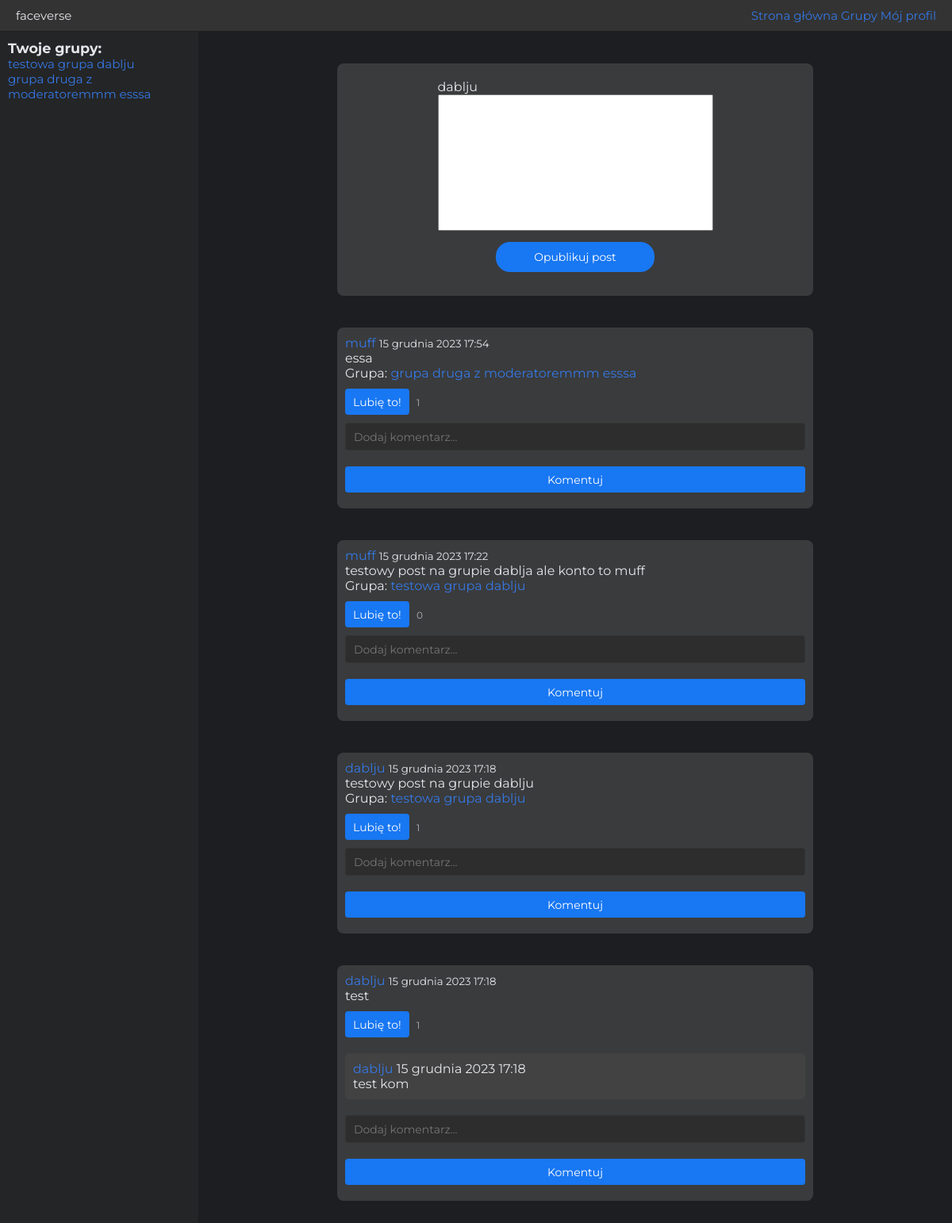
Before: /home/ (signed in) with the older database file.
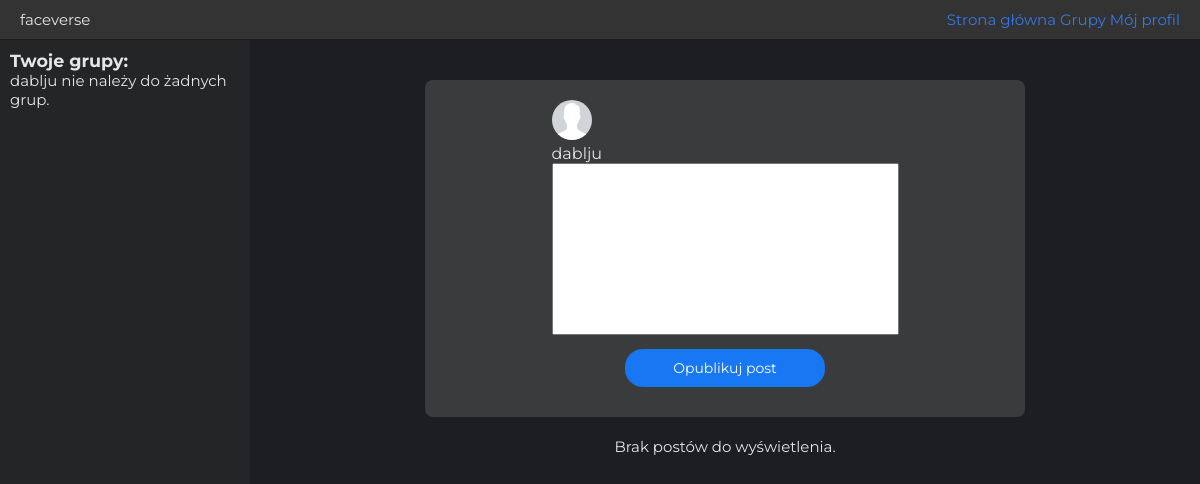
After: the same page with the newer database file.
### group_management/models.py (models this page shows, shortened)
class Group(models.Model):
    name = models.CharField(max_length=100)
    slug = models.SlugField(unique=True, blank=True)
    description = models.TextField()
    profile_image = models.ImageField(upload_to='group_images/', blank=True, null=True)
    members = models.ManyToManyField(User, related_name='user_groups')
    moderators = models.ManyToManyField(User, related_name='moderated_groups', blank=True)

### post_management/models.py (models this page shows, shortened)
class Post(models.Model):
    objects = None
    author = models.ForeignKey(User, on_delete=models.CASCADE)
    content = models.TextField()
    created_at = models.DateTimeField(auto_now_add=True)
    likes = models.ManyToManyField(User, related_name='liked_posts', blank=True)
    group = models.ForeignKey(Group, on_delete=models.CASCADE, null=True, blank=True)

class Comment(models.Model):
    post = models.ForeignKey(Post, related_name='comments', on_delete=models.CASCADE)
    author = models.ForeignKey(User, on_delete=models.CASCADE)
    content = models.TextField()
    created_at = models.DateTimeField(auto_now_add=True)

### user_management/models.py (models this page shows)
class Profile(models.Model):
    user = models.OneToOneField(User, on_delete=models.CASCADE)
    bio = models.TextField(max_length=500, blank=True)
    profile_image = models.ImageField(upload_to='profile_images/', default='default.png', blank=True, null=True)

### core/views.py (the view)
# urls.py: path('home/', views.home, name='home'),
@login_required(login_url='core:welcome')
def home(request):
    my_groups = Group.objects.filter(members=request.user)
    group_posts = Post.objects.filter(group__in=my_groups)
    followed_user_posts = Post.objects.filter(
        author__in=User.objects.filter(followers__follower=request.user),
        group__isnull=True
    )
    all_posts = group_posts | followed_user_posts | Post.objects.filter(author=request.user)
    user_posts = all_posts.distinct().order_by('-created_at')
    form = PostForm()
    context = {
        'form': form,
        'posts': user_posts
    }
    return render(request, 'core/home.html', context)

### post_management/forms.py
class PostForm(forms.ModelForm):
    class Meta:
        model = Post
        fields = ['content']

### core/templates/core/home.html (shortened to what this page needs)
<!DOCTYPE html>
<html lang="en">
	<head>
		{% load static %}
		<link rel="stylesheet" href="{% static 'css/home.css' %}" />
	</head>
	<body
		data-like-post-url="{% url 'post_management:like_post' %}"
		data-csrf-token="{{ csrf_token }}"
	>
		{% if user.is_authenticated %}
		<header class="top-nav">
			<div class="top-nav__logo">faceverse</div>
			<nav class="top-nav__links">
				<a href="{% url 'core:home' %}" class="top-nav__link">Strona główna</a>
				<a href="{% url 'group_management:groups' %}" class="top-nav__link"
					>Grupy</a
				>
				<a
					href="{% url 'user_management:profile' user.username %}"
					class="top-nav__link"
					>Mój profil</a
				>
			</nav>
		</header>
		<aside class="sidebar">
            <h3 class="sidebar__text">Twoje grupy:</h3>
			{% for group in user.user_groups.all %}
			<p class="sidebar__text"><a
					href="{% url 'group_management:group_detail' group_slug=group.slug %}"
					>{{ group.name }}</a
				></p>
			{% empty %}
			<p>{{ user.username }} nie należy do żadnych grup.</p>
			{% endfor %}
		</aside>
		<main class="main-content">
			<form
				method="post"
				action="{% url 'post_management:create_post' %}"
				class="post-form"
			>
				<div class="post-form__header">
					{% if user.profile.profile_image %}
					<img
						src="{{ user.profile.profile_image.url }}"
						alt="Profile picture of {{ user.username }}"
						class="user-thumbnail"
					/>
					{% endif %}
					<p class="post-form__username">{{ user.username }}</p>
					{{ form.content.label_tag }} {{ form.content }}
				</div>
				<button type="submit" class="post-form__submit">Opublikuj post</button>
			</form>
			{% for post in posts %}
			<div class="post">
				<p>
					<a href="{% url 'user_management:profile' post.author.username %}"
						>{{ post.author }}</a
					>
					<small>{{ post.created_at }}</small>
				</p>
				<p>{{ post.content }}</p>
				{% if post.group %}
				<p>
					Grupa:
					<a
						href="{% url 'group_management:group_detail' group_slug=post.group.slug %}"
						>{{ post.group.name }}</a
					>
				</p>
				{% endif %}
				<button
					id="like-button-{{ post.id }}"
					class="like-button"
					type="button"
					onclick="likePost({{ post.id }});"
				>
					Lubię to!
				</button>
				<span class="like-count" id="like-count-{{ post.id }}"
					>{{ post.likes.count }}</span
				><br />
				{% for comment in post.comments.all %}
				<div class="comment">
					<p>
						<a
							href="{% url 'user_management:profile' comment.author.username %}"
							>{{ comment.author.username }}</a
						>
						<span>{{ comment.created_at }}</span>
					</p>
					<p>{{ comment.content }}</p>
				</div>
				{% endfor %}
				<form
					action="{% url 'post_management:add_comment_to_post' post.id %}"
					method="post"
				>
					<input type="text" name="content" placeholder="Dodaj komentarz..." />
					<button type="submit">Komentuj</button>
				</form>
			</div>
			{% empty %}
			<p>Brak postów do wyświetlenia.</p>
			{% endfor %} {% else %}
			<p>Nie jesteś zalogowany.</p>
			{% endif %}
		</main>
	</body>
</html>

Changed rows visible on the page:
no longer on this page (row edited): Group: name "testowa grupa dablju"
no longer on this page (row edited): Group: name "grupa druga z moderatoremmm esssa"
no longer on this page (row edited): Post: author "muff", created_at "15 grudnia 2023 17:54", content "essa", group.name "grupa druga z moderatoremmm esssa", likes.count "1"
no longer on this page (row edited): Post: author "muff", created_at "15 grudnia 2023 17:22", content "testowy post na grupie dablja ale konto to muff", group.name "testowa grupa dablju", likes.count "0"
no longer on this page (row edited): Post: author "dablju", created_at "15 grudnia 2023 17:18", content "testowy post na grupie dablju", group.name "testowa grupa dablju", likes.count "1"
no longer on this page (row edited): Post: author "dablju", created_at "15 grudnia 2023 17:18", content "test", likes.count "1"
no longer on this page (row edited): Comment: author.username "dablju", created_at "15 grudnia 2023 17:18", content "test kom"
Other visible differences:
{{ user.username }}: (not shown) → "dablju"
text now shown: "nie należy do żadnych grup. Brak postów do wyświetlenia."
